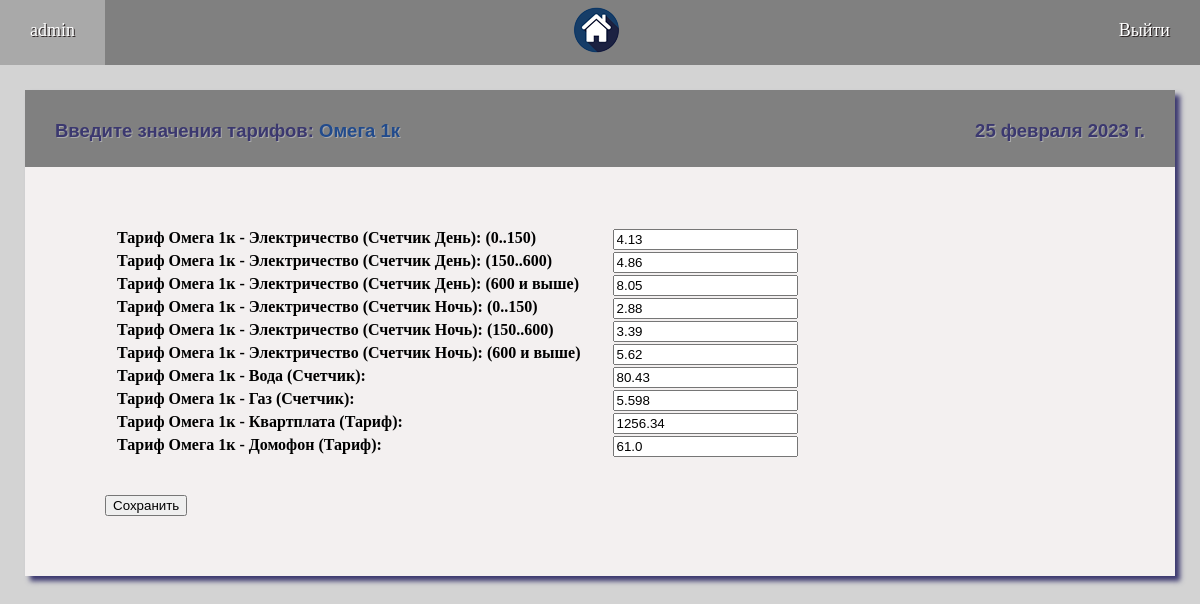
/enter_tarifs/8/ (signed in), run on an earlier commit of the app's database.
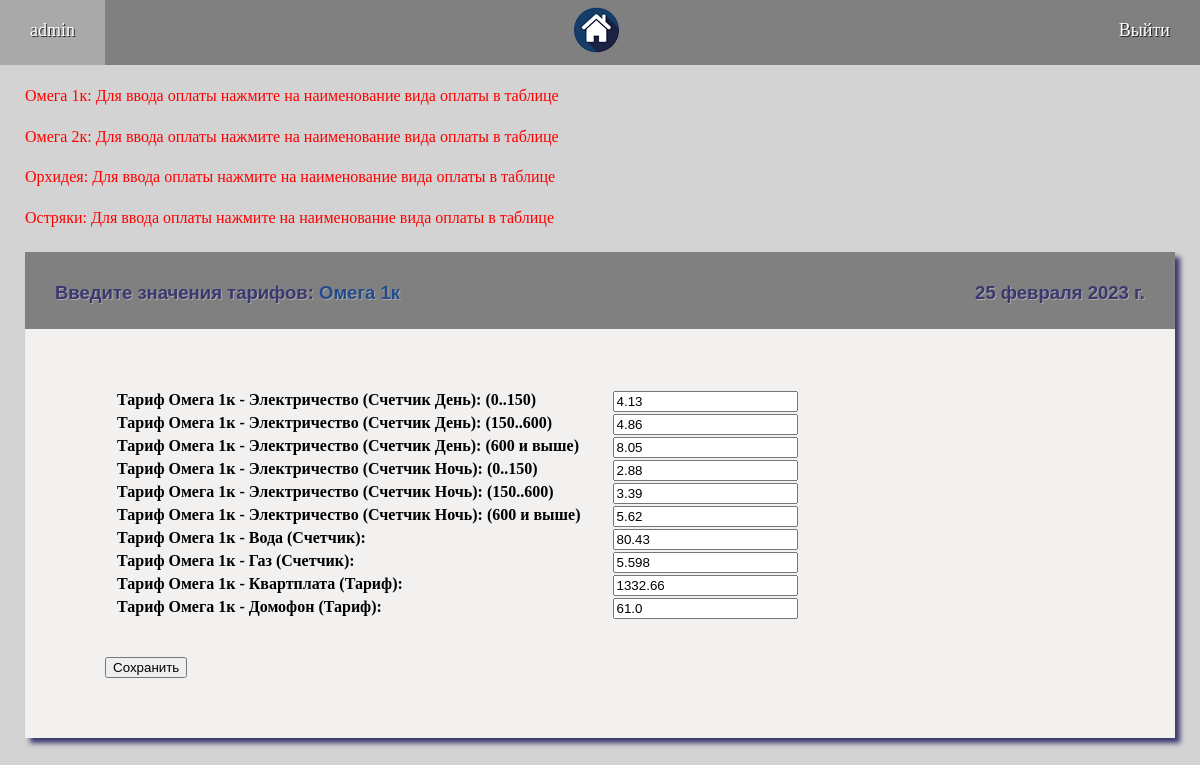
And on a later commit of the database.
### compay/models.py (models this page shows)
class Appartment(models.Model):
    NAME = 'Объекты'
    CT = [('counter', 'Счетчик'), ('tarif', 'Тариф')]
    name = models.CharField(max_length=50, unique=True, blank=False, verbose_name="Название объекта")
    adress = models.CharField(max_length=100, blank=True, verbose_name="Адрес объекта")
    created = models.DateTimeField(auto_now_add=True, verbose_name="Дата создания")
    electricity = models.BooleanField(default=False, verbose_name="Электричество")
    el_is_counter = models.CharField(choices=CT, max_length=50, default='tarif', blank=False, verbose_name="Расчет по")
    el_counter_discrete = models.BooleanField(default=False, verbose_name="Тариф зависит от потребления (Да/Нет)")
    el_night = models.BooleanField(default=False, verbose_name="Счетчик день-ночь (Да/Нет)")
    water = models.BooleanField(default=False, verbose_name="Вода")
    wat_is_counter = models.CharField(choices=CT, max_length=50, default='tarif', blank=False, verbose_name="Расчет по")
    gas = models.BooleanField(default=False, verbose_name="Газ")
    gas_is_counter = models.CharField(choices=CT, max_length=50, default='tarif', blank=False, verbose_name="Расчет по")
    kv = models.BooleanField(default=False, verbose_name="Квартплата")
    tbo = models.BooleanField(default=False, verbose_name="ТБО")
    domofon = models.BooleanField(default=False, verbose_name="Домофон")
    inet = models.BooleanField(default=False, verbose_name="Интернет")
    other = models.BooleanField(default=False, verbose_name="Другой платеж")
    class Meta:
        verbose_name = 'Объект'
        verbose_name_plural = 'Обьекты'
        ordering = ['name']
    def __str__(self):
        return self.name

### compay/views.py (the view)
# urls.py: path('enter_tarifs/<int:app_selected>/', enter_tarifs, name='enter_tarifs'),
@login_required
def enter_tarifs(request, app_selected):
    global msgs, date
    clean_msgs('config_item')
    clean_msgs('Calculation-Tarif')
    TYPES = ['counter', 'day', 'night', 'tarif']
    LST = ['electricity', 'water', 'gas', 'kv', 'domofon', 'inet', 'tbo', 'other']
    tarif_list = []
    obj = ''
    ap = Appartment.objects.get(pk=app_selected)
    for field, value in ap.__dict__.items():
        if field in LST:
            if value:
                items = Item.objects.filter(app_id=app_selected, item_name=field)
                for it in items:
                    if it.is_counter in TYPES:
                        if it.item_name == 'electricity':
                            if ap.el_counter_discrete:
                                tarif1 = Tarif.objects.filter(item=it, type=it.is_counter, el_counter_discrete='0-150'
                                                              ).order_by('-created').first()
                                if not tarif1:
                                    tarif1 = Tarif.create(type=it.is_counter, el_counter_discrete='0-150', value=0,
                                                          item=it)
                                tarif_list.append(tarif1)
                                tarif2 = Tarif.objects.filter(item=it, type=it.is_counter, el_counter_discrete='150-600'
                                                              ).order_by('-created').first()
                                if not tarif2:
                                    tarif2 = Tarif.create(type=it.is_counter, el_counter_discrete='150-600', value=0,
                                                          item=it)
                                tarif_list.append(tarif2)
                                tarif3 = Tarif.objects.filter(item=it, type=it.is_counter, el_counter_discrete='600+'
                                                              ).order_by('-created').first()
                                if not tarif3:
                                    tarif3 = Tarif.create(type=it.is_counter, el_counter_discrete='600+', value=0,
                                                          item=it)
                                tarif_list.append(tarif3)
                            else:
                                tarif4 = Tarif.objects.filter(item=it, type=it.is_counter, el_counter_discrete=''
                                                              ).order_by('-created').first()
                                if not tarif4:
                                    tarif4 = Tarif.create(type=it.is_counter, value=0, item=it)
                                tarif_list.append(tarif4)
                        else:
                            tarif = Tarif.objects.filter(item=it, type=it.is_counter).order_by('-created').first()
                            if not tarif:
                                tarif = Tarif.create(type=it.is_counter, value=0, item=it)
                            tarif_list.append(tarif)
    if request.method == "POST":
        form_list = []
        i = 1
        valid = False
        for tarif in tarif_list:
            form = TarifForm(request.POST, instance=tarif, prefix=str(i))
            i += 1
            if form.is_valid():
                valid = True
                form_list.append(form)
        if valid:
            for form in form_list:
                form.save()
            return redirect('app', app_selected)
        else:
            msgs.append(dict(key=str(ap) + ' Error', text='Ошибка ввода данных!',
                             description='Error'))
            return redirect('enter_tarifs', app_selected)
    else:
        form_list = []
        i = 1
        for tarif in tarif_list:
            label = ' ' + str(tarif.item) + ': '
            form = TarifForm(instance=tarif, prefix=str(i))
            i += 1
            if tarif.el_counter_discrete == '0-150':
                label += '(0..150)'
            elif tarif.el_counter_discrete == '150-600':
                label += '(150..600)'
            elif tarif.el_counter_discrete == '600+':
                label += '(600 и выше)'
            form.label_suffix = label
            form_list.append(form)
    if not form_list:
        obj = f'В конфигурации для {ap.name} не выбраны виды оплаты'
    context = {'title': 'Введите значения тарифов: ', 'menu': menu, 'obj': obj, 'msgs': msgs,
               'ap': ap, 'app_selected': app_selected, 'form_list': form_list, 'date': date}
    return render(request, 'compay/enter_tarifs.html', context)

### compay/models.py (called while the page is built)
    def __str__(self):
        for k, v in self.LST:
            if k == self.item_name:
                name = v
        return str(self.app) + ' - ' + name + " (" + str(self.get_is_counter_display()) + ')'

### compay/views.py (called while the page is built)
def clean_msgs(msg_to_clean=None):
    global msgs
    msgs_clean_list = ['Error']
    msgs_clean_list.append(msg_to_clean)
    for i in range(3):
        for msg in msgs:
            if msg['description'] in msgs_clean_list:
                msgs.remove(msg)

### compay/templates/compay/enter_tarifs.html (shortened to what this page needs)
{% extends 'compay/base.html' %}
{% block content %}
<div class="main">
	<div class="title">
		<div>{{ title }}<a href="{% url 'app' ap.id %}" class="links">{{ ap.name }}</a></div>
		<div>{{ date }}</div>
	</div>
	<div class="window">
		{% if form_list %}
		<div class="form">
			<form action="{% url 'enter_tarifs' app_selected %} " method='POST'>
				<table class="tbl">
					{% for form in form_list %}
						{{ form.as_table }}
					{% endfor %}
				</table>
				<br><br>
				<button type="submit">Сохранить</button>
			</form>
		</div>
		{% endif %}
	</div>
</div>
{% endblock %}

### compay/templates/compay/base.html (shortened to what this page needs)
<!DOCTYPE html>
<html>
{% load static %}
<head>
	<link type="text/css" href="{% static 'compay/css/styles.css' %}" rel="stylesheet" />
</head>
<body>
{% block mainmenu %}
		<div class="menu">
		{% if request.user.is_authenticated %}
			<a href="{% url 'home' %}" class="menu_link">{{ user.username }}</a>
			<a href="{% url 'home' %}" class="menu_link_img"><img src="{% static 'compay/images/dom.png' %}" alt="Logo"></a>
			<a href="{% url 'logout' %}" class="menu_link">Выйти</a>
		{% else %}
			<p><br></p>
			<!-- <a href="{% url 'register' %}" class="menu_link">Регистрация</a>
			<a href="{% url 'login' %}" class="menu_link">Войти</a> -->
		{% endif %}
		</div>
{% endblock mainmenu %}
{% block msg %}
	<div class="alert">
	{% for msg in msgs %}
			<p>{{ msg.key }}: {{ msg.text }}</p>
	{% endfor %}
	</div>
{% endblock msg %}
<div class="content">
{% block content %}
{% endblock %}
</div>
</body>
</html>

What changed in the data, as far as the page shows it:
now on one of the page's lists (row unchanged): Appartment: key "Омега 1к"
now on this page (row unchanged): Appartment: key "Омега 2к", text "Для ввода оплаты нажмите на наименование вида оплаты в таблице"
added Appartment: key "Орхидея", text "Для ввода оплаты нажмите на наименование вида оплаты в таблице"
now on this page (row unchanged): Appartment: key "Остряки", text "Для ввода оплаты нажмите на наименование вида оплаты в таблице"
Also different on the page:
form field as_table: "1256.34" → "1332.66"
